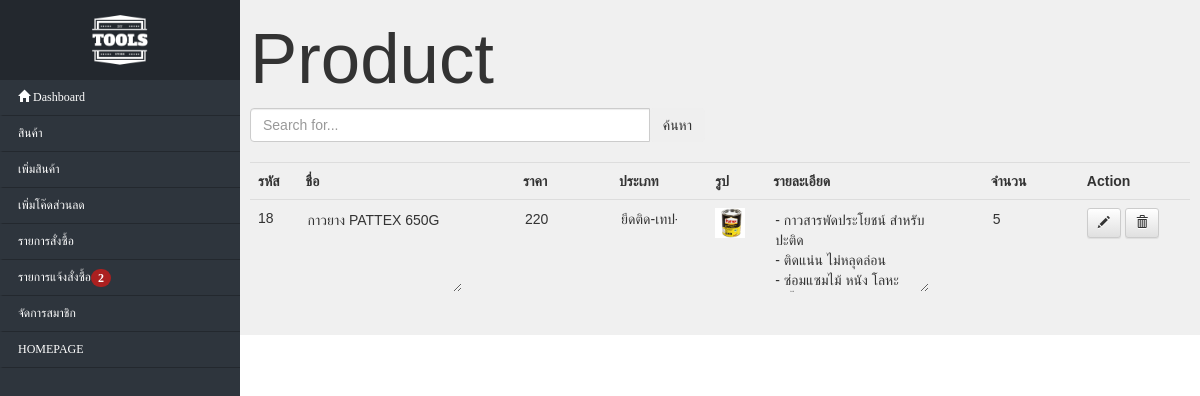
/backend/index.php?action=product&search=กาวยาง PATTEX 650G, run on an earlier commit of the app's database.
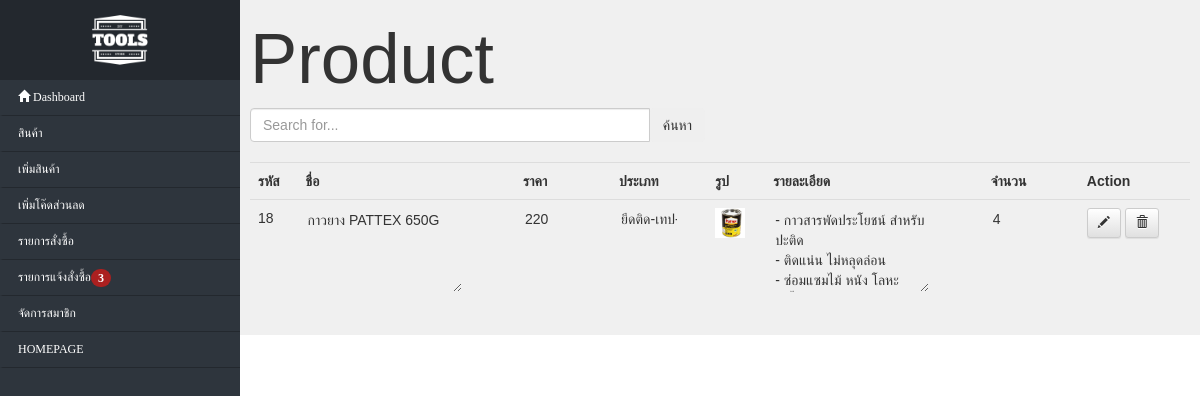
And on a later commit of the database.
### tables this page shows
CREATE TABLE `table_product` (
  `product_id` int(10) UNSIGNED NOT NULL,
  `product_name` varchar(100) NOT NULL,
  `product_price` int(7) NOT NULL,
  `product_category` varchar(20) NOT NULL,
  `product_type` varchar(50) NOT NULL,
  `product_picture` varchar(255) NOT NULL,
  `product_number` int(50) NOT NULL,
  `product_desc` varchar(1024) NOT NULL
);

### backend/product/product.php (the view, shortened to what this page needs)
  <h1>Product</h1>
  <form class="" action="" method="GET">
    <div class="row">
      <div class="col-lg-6">
        <div class="input-group">
          <input type="text" name='search' class="form-control" placeholder="Search for...">
          <span class="input-group-btn">
            <button class="btn btn-secondary" type="submit">ค้นหา</button>
          </span>
        </div>
      </div>
    </div>
  </form>
  <br>
  <?php
  if(isset($_GET['search'])){
    $sql_select_product = 'SELECT * FROM table_product WHERE product_id LIKE "%'.$_GET['search'].'%"OR product_name LIKE "%'.$_GET['search'].'%"';
  }
  else{
    $sql_select_product = 'SELECT * FROM table_product ';
  }
?>
<table class="table" style="border:1px solid black;">
  <tr>
    <th>
      รหัส
    </th>
    <th>
      ชื่อ
    </th>
    <th>
      ราคา
    </th>
    <th>
      ประเภท
    </th>
    <th>
      รูป
    </th>
    <th>
      รายละเอียด
    </th>
    <th>
      จำนวน
    </th>
    <th>
     Action
   </th>
  </tr>
  <?php
  include 'save.php';
  $query_select_product = $connect->query($sql_select_product);
 while ($select_product = $query_select_product->fetch_assoc()){
   ?>
   <form class="" action="#" method="post" onsubmit="return check(<?php echo $select_product['product_id']; ?>);">
      <tr>
        <td>
          <?php echo $select_product['product_id']; ?>
        </td>
        <td>
          <textarea rows="4" class="edit text <?php echo $select_product['product_id']; ?>" name="product_name" readonly><?php echo $select_product['product_name'] ?></textarea>
        </td>
        <td>
          <input class="edit <?php echo $select_product['product_id']; ?>" type="text" name="product_price" value="<?php echo $select_product['product_price'] ?>" readonly>
        </td>
        <td>
          <input class="edit <?php echo $select_product['product_id']; ?>" type="text" name="product_category" value="<?php echo $select_product['product_category'] ?>" readonly>
        </td>
        <td>
          <a href="../<?php echo $select_product['product_picture']; ?>" target="_blank">
            <img class="edit img" src="../<?php echo $select_product['product_picture']; ?>" alt="">
          </a>
        </td>
        <td>
          <textarea rows="4" class="edit text <?php echo $select_product['product_id']; ?>" name="product_desc" readonly><?php echo $select_product['product_desc'] ?></textarea>
        </td>
        <td>
          <input class="edit <?php echo $select_product['product_id']; ?>" type="text" name="product_number" value="<?php echo $select_product['product_number'] ?>" readonly>
        </td>
        <td>
          <button type="submit" name="edit" id="<?php echo $select_product['product_id']; ?>" class="btn btn-default btn-sm" aria-label="Left Align" onclick="bool='e';">
            <span class="glyphicon glyphicon-pencil" aria-hidden="true"></span>
          </button>
          <button type="submit" name="delete" class="btn btn-default btn-sm" aria-label="Left Align" onclick="bool='d';">
            <span class="glyphicon glyphicon-trash" aria-hidden="true"></span>
          </button>
        </td>
      </tr>
     </form>
  <?php }
?>
</table>

### backend/template/header.php (shortened to what this page needs)
<!DOCTYPE html>
<html>
  <head>
<link rel="stylesheet" type="text/css" href="..\javascript/css/bootstrap.css">
<link rel="stylesheet" href="https://maxcdn.bootstrapcdn.com/bootstrap/3.3.7/css/bootstrap-theme.min.css">
<link rel="stylesheet" type="text/css" href="..\/css/css1.css">
<link rel="stylesheet" type="text/css" href="..\/css/all.css">
  </head>
  <body >
<div class="nav-side-menu">
    <div class="brand"><img src="..\logo.png" class="brand logo"></div>
<?php
  $sql="SELECT COUNT(order_id) as noti FROM table_order WHERE pay='w'";
  $select = $connect->query($sql);
  $count=0;
  while ($row = $select->fetch_assoc()) {$count=$row['noti'];}
 ?>
    <div class="menu-list">
        <ul id="menu-content" class="menu-content collapse out">
                <a href="member/.."><li><span class="glyphicon glyphicon-home" aria-hidden="true"></span> Dashboard<span class="sr-only">(current)</span></li></a>
                <a href="?action=product"><li>สินค้า<span class="sr-only">(current)</span></li></a>
                <a href="?action=insertproduct"><li>เพิ่มสินค้า<span class="sr-only">(current)</span></li></a>
                <a href="?action=insertdiscount"><li>เพิ่มโค๊ดส่วนลด<span class="sr-only">(current)</span></li></a>
                <a href="?action=orderhistory"><li>รายการสั่งซื้อ<span class="sr-only">(current)</span></li></a>
                <a href="?action=order"><li>รายการแจ้งสั่งซื้อ<span class="sr-only">(current)</span><?php if($count!=0){ ?><span class="badge"><?php echo $count; ?></span><?php } ?></li></a>
                <a href="?action=member"><li>จัดการสมาชิก<span class="sr-only">(current)</span></li></a>
                <a href="?action=logout"><li>HOMEPAGE<span class="sr-only">(current)</span></li></a>
        </ul>
     </div>
</div>

What changed in the data, as far as the page shows it:
changed table_product "กาวยาง PATTEX 650G": product_number "5" → "4"
Also different on the page:
$count: "2" → "3"
